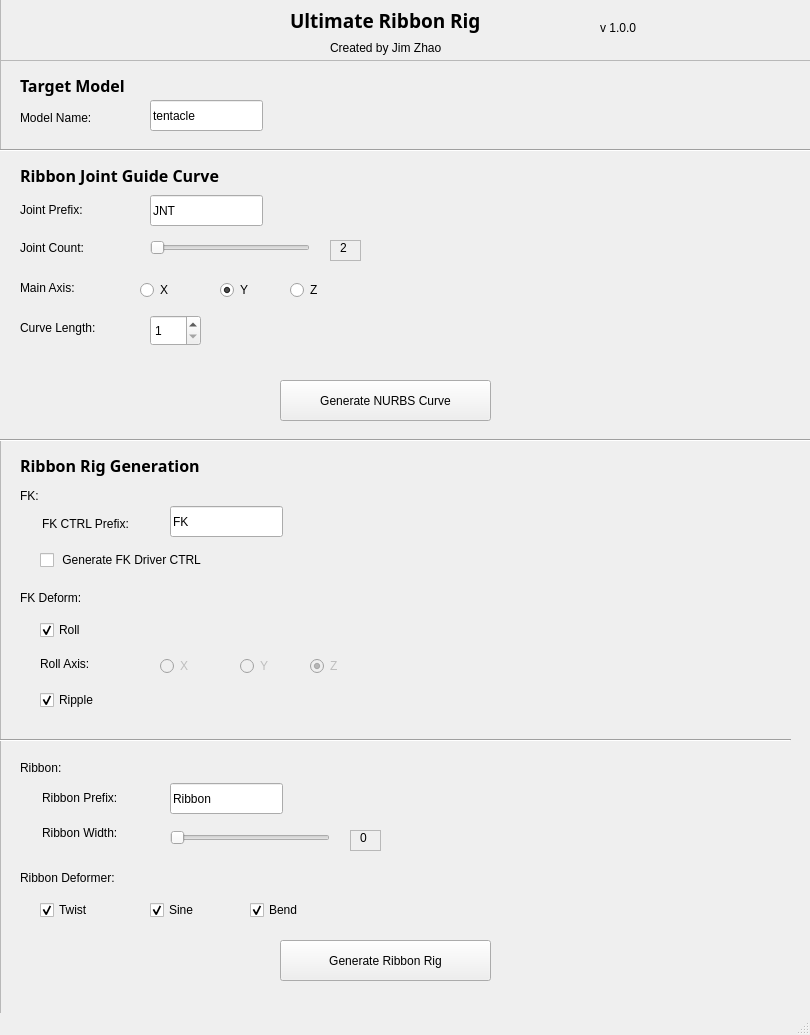
<?xml version="1.0" encoding="UTF-8"?>
<ui version="4.0">
 <class>MainWindow</class>
 <widget class="QMainWindow" name="MainWindow">
  <property name="geometry">
   <rect>
    <x>0</x>
    <y>0</y>
    <width>810</width>
    <height>1035</height>
   </rect>
  </property>
  <property name="windowTitle">
   <string>MainWindow</string>
  </property>
  <widget class="QWidget" name="centralwidget">
   <widget class="QRadioButton" name="RadioButton_MainAxisX">
    <property name="geometry">
     <rect>
      <x>140</x>
      <y>280</y>
      <width>92</width>
      <height>20</height>
     </rect>
    </property>
    <property name="text">
     <string>X</string>
    </property>
   </widget>
   <widget class="QRadioButton" name="RadioButton_MainAxisY">
    <property name="geometry">
     <rect>
      <x>220</x>
      <y>280</y>
      <width>92</width>
      <height>20</height>
     </rect>
    </property>
    <property name="text">
     <string>Y</string>
    </property>
    <property name="checked">
     <bool>true</bool>
    </property>
   </widget>
   <widget class="QRadioButton" name="RadioButton_MainAxisZ">
    <property name="geometry">
     <rect>
      <x>290</x>
      <y>280</y>
      <width>92</width>
      <height>20</height>
     </rect>
    </property>
    <property name="text">
     <string>Z</string>
    </property>
   </widget>
   <widget class="QLabel" name="label">
    <property name="geometry">
     <rect>
      <x>20</x>
      <y>280</y>
      <width>101</width>
      <height>16</height>
     </rect>
    </property>
    <property name="text">
     <string>Main Axis:</string>
    </property>
   </widget>
   <widget class="QFrame" name="FrameCurve">
    <property name="geometry">
     <rect>
      <x>-10</x>
      <y>150</y>
      <width>821</width>
      <height>291</height>
     </rect>
    </property>
    <property name="frameShape">
     <enum>QFrame::Shape::StyledPanel</enum>
    </property>
    <property name="frameShadow">
     <enum>QFrame::Shadow::Raised</enum>
    </property>
    <widget class="QSlider" name="Slider_JointCount">
     <property name="geometry">
      <rect>
       <x>160</x>
       <y>90</y>
       <width>160</width>
       <height>16</height>
      </rect>
     </property>
     <property name="minimum">
      <number>2</number>
     </property>
     <property name="maximum">
      <number>100</number>
     </property>
     <property name="value">
      <number>2</number>
     </property>
     <property name="orientation">
      <enum>Qt::Orientation::Horizontal</enum>
     </property>
     <property name="invertedAppearance">
      <bool>false</bool>
     </property>
     <property name="invertedControls">
      <bool>false</bool>
     </property>
    </widget>
    <widget class="QLabel" name="NumberLabel_JointCount">
     <property name="geometry">
      <rect>
       <x>350</x>
       <y>90</y>
       <width>49</width>
       <height>16</height>
      </rect>
     </property>
     <property name="text">
      <string>2</string>
     </property>
    </widget>
    <widget class="QFrame" name="Frame_JointCount">
     <property name="geometry">
      <rect>
       <x>340</x>
       <y>90</y>
       <width>31</width>
       <height>21</height>
      </rect>
     </property>
     <property name="frameShape">
      <enum>QFrame::Shape::StyledPanel</enum>
     </property>
     <property name="frameShadow">
      <enum>QFrame::Shadow::Raised</enum>
     </property>
    </widget>
    <widget class="QLabel" name="Label_JointCount">
     <property name="geometry">
      <rect>
       <x>30</x>
       <y>90</y>
       <width>101</width>
       <height>16</height>
      </rect>
     </property>
     <property name="text">
      <string>Joint Count:</string>
     </property>
    </widget>
    <widget class="QLabel" name="Title_Curve">
     <property name="geometry">
      <rect>
       <x>30</x>
       <y>10</y>
       <width>341</width>
       <height>31</height>
      </rect>
     </property>
     <property name="font">
      <font>
       <family>Sans Serif Collection</family>
       <pointsize>12</pointsize>
       <bold>true</bold>
      </font>
     </property>
     <property name="text">
      <string>Ribbon Joint Guide Curve</string>
     </property>
    </widget>
    <widget class="QPushButton" name="Button_Curve">
     <property name="geometry">
      <rect>
       <x>290</x>
       <y>230</y>
       <width>211</width>
       <height>41</height>
      </rect>
     </property>
     <property name="text">
      <string>Generate NURBS Curve</string>
     </property>
    </widget>
    <widget class="QLabel" name="Label_JointPrefix">
     <property name="geometry">
      <rect>
       <x>30</x>
       <y>52</y>
       <width>101</width>
       <height>16</height>
      </rect>
     </property>
     <property name="text">
      <string>Joint Prefix:</string>
     </property>
    </widget>
    <widget class="QLineEdit" name="LineEdit_JointPrefix">
     <property name="geometry">
      <rect>
       <x>160</x>
       <y>45</y>
       <width>113</width>
       <height>31</height>
      </rect>
     </property>
     <property name="text">
      <string>JNT</string>
     </property>
    </widget>
    <widget class="Line" name="line_5">
     <property name="geometry">
      <rect>
       <x>10</x>
       <y>280</y>
       <width>811</width>
       <height>20</height>
      </rect>
     </property>
     <property name="font">
      <font>
       <bold>true</bold>
      </font>
     </property>
     <property name="orientation">
      <enum>Qt::Orientation::Horizontal</enum>
     </property>
    </widget>
    <widget class="QLabel" name="label_2">
     <property name="geometry">
      <rect>
       <x>30</x>
       <y>170</y>
       <width>101</width>
       <height>16</height>
      </rect>
     </property>
     <property name="text">
      <string>Curve Length:</string>
     </property>
    </widget>
    <widget class="QSpinBox" name="Spinbox_CurveLength">
     <property name="geometry">
      <rect>
       <x>160</x>
       <y>165</y>
       <width>51</width>
       <height>31</height>
      </rect>
     </property>
     <property name="minimum">
      <number>1</number>
     </property>
     <property name="maximum">
      <number>1000</number>
     </property>
     <property name="value">
      <number>1</number>
     </property>
    </widget>
    <zorder>Frame_JointCount</zorder>
    <zorder>Slider_JointCount</zorder>
    <zorder>NumberLabel_JointCount</zorder>
    <zorder>Label_JointCount</zorder>
    <zorder>Title_Curve</zorder>
    <zorder>Button_Curve</zorder>
    <zorder>Label_JointPrefix</zorder>
    <zorder>LineEdit_JointPrefix</zorder>
    <zorder>line_5</zorder>
    <zorder>label_2</zorder>
    <zorder>Spinbox_CurveLength</zorder>
   </widget>
   <widget class="QFrame" name="Frame_Ribbon">
    <property name="geometry">
     <rect>
      <x>0</x>
      <y>440</y>
      <width>811</width>
      <height>591</height>
     </rect>
    </property>
    <property name="frameShape">
     <enum>QFrame::Shape::StyledPanel</enum>
    </property>
    <property name="frameShadow">
     <enum>QFrame::Shadow::Raised</enum>
    </property>
    <widget class="QPushButton" name="Button_RibbonRig">
     <property name="geometry">
      <rect>
       <x>280</x>
       <y>500</y>
       <width>211</width>
       <height>41</height>
      </rect>
     </property>
     <property name="text">
      <string>Generate Ribbon Rig</string>
     </property>
    </widget>
    <widget class="QLabel" name="Title_Ribbon">
     <property name="geometry">
      <rect>
       <x>20</x>
       <y>10</y>
       <width>341</width>
       <height>31</height>
      </rect>
     </property>
     <property name="font">
      <font>
       <family>Sans Serif Collection</family>
       <pointsize>12</pointsize>
       <bold>true</bold>
      </font>
     </property>
     <property name="text">
      <string>Ribbon Rig Generation</string>
     </property>
    </widget>
    <widget class="QLabel" name="SubTitle_FKDeform">
     <property name="geometry">
      <rect>
       <x>20</x>
       <y>150</y>
       <width>101</width>
       <height>16</height>
      </rect>
     </property>
     <property name="text">
      <string>FK Deform:</string>
     </property>
    </widget>
    <widget class="QCheckBox" name="CheckBox_Roll">
     <property name="geometry">
      <rect>
       <x>40</x>
       <y>180</y>
       <width>78</width>
       <height>20</height>
      </rect>
     </property>
     <property name="text">
      <string>Roll</string>
     </property>
     <property name="checked">
      <bool>true</bool>
     </property>
    </widget>
    <widget class="QRadioButton" name="RadioButton_RollX">
     <property name="enabled">
      <bool>false</bool>
     </property>
     <property name="geometry">
      <rect>
       <x>160</x>
       <y>216</y>
       <width>92</width>
       <height>20</height>
      </rect>
     </property>
     <property name="text">
      <string>X</string>
     </property>
    </widget>
    <widget class="QLabel" name="label_12">
     <property name="geometry">
      <rect>
       <x>40</x>
       <y>216</y>
       <width>101</width>
       <height>16</height>
      </rect>
     </property>
     <property name="text">
      <string>Roll Axis:</string>
     </property>
    </widget>
    <widget class="QRadioButton" name="RadioButton_RollY">
     <property name="enabled">
      <bool>false</bool>
     </property>
     <property name="geometry">
      <rect>
       <x>240</x>
       <y>216</y>
       <width>92</width>
       <height>20</height>
      </rect>
     </property>
     <property name="text">
      <string>Y</string>
     </property>
    </widget>
    <widget class="QCheckBox" name="CheckBox_Ripple">
     <property name="geometry">
      <rect>
       <x>40</x>
       <y>250</y>
       <width>78</width>
       <height>20</height>
      </rect>
     </property>
     <property name="text">
      <string>Ripple</string>
     </property>
     <property name="checked">
      <bool>true</bool>
     </property>
    </widget>
    <widget class="QLabel" name="label_13">
     <property name="geometry">
      <rect>
       <x>20</x>
       <y>430</y>
       <width>101</width>
       <height>16</height>
      </rect>
     </property>
     <property name="text">
      <string>Ribbon Deformer:</string>
     </property>
    </widget>
    <widget class="QCheckBox" name="CheckBox_Twist">
     <property name="geometry">
      <rect>
       <x>40</x>
       <y>460</y>
       <width>78</width>
       <height>20</height>
      </rect>
     </property>
     <property name="text">
      <string>Twist</string>
     </property>
     <property name="checked">
      <bool>true</bool>
     </property>
    </widget>
    <widget class="QCheckBox" name="CheckBox_Sine">
     <property name="geometry">
      <rect>
       <x>150</x>
       <y>460</y>
       <width>78</width>
       <height>20</height>
      </rect>
     </property>
     <property name="text">
      <string>Sine</string>
     </property>
     <property name="checked">
      <bool>true</bool>
     </property>
    </widget>
    <widget class="QCheckBox" name="CheckBox_Wire">
     <property name="geometry">
      <rect>
       <x>250</x>
       <y>460</y>
       <width>78</width>
       <height>20</height>
      </rect>
     </property>
     <property name="text">
      <string>Bend</string>
     </property>
     <property name="checked">
      <bool>true</bool>
     </property>
    </widget>
    <widget class="QLabel" name="label_16">
     <property name="geometry">
      <rect>
       <x>20</x>
       <y>48</y>
       <width>101</width>
       <height>16</height>
      </rect>
     </property>
     <property name="text">
      <string>FK:</string>
     </property>
    </widget>
    <widget class="Line" name="line">
     <property name="geometry">
      <rect>
       <x>-10</x>
       <y>290</y>
       <width>801</width>
       <height>20</height>
      </rect>
     </property>
     <property name="orientation">
      <enum>Qt::Orientation::Horizontal</enum>
     </property>
    </widget>
    <widget class="QLineEdit" name="LineEdit">
     <property name="geometry">
      <rect>
       <x>170</x>
       <y>66</y>
       <width>113</width>
       <height>31</height>
      </rect>
     </property>
     <property name="text">
      <string>FK</string>
     </property>
    </widget>
    <widget class="QLabel" name="label_17">
     <property name="geometry">
      <rect>
       <x>42</x>
       <y>76</y>
       <width>131</width>
       <height>16</height>
      </rect>
     </property>
     <property name="text">
      <string>FK CTRL Prefix:</string>
     </property>
    </widget>
    <widget class="QCheckBox" name="CheckBox_FKDriverCTRL">
     <property name="geometry">
      <rect>
       <x>40</x>
       <y>110</y>
       <width>251</width>
       <height>20</height>
      </rect>
     </property>
     <property name="text">
      <string> Generate FK Driver CTRL</string>
     </property>
    </widget>
    <widget class="QLabel" name="label_18">
     <property name="geometry">
      <rect>
       <x>20</x>
       <y>320</y>
       <width>101</width>
       <height>16</height>
      </rect>
     </property>
     <property name="text">
      <string>Ribbon:</string>
     </property>
    </widget>
    <widget class="QLabel" name="label_19">
     <property name="geometry">
      <rect>
       <x>42</x>
       <y>350</y>
       <width>131</width>
       <height>16</height>
      </rect>
     </property>
     <property name="text">
      <string>Ribbon Prefix:</string>
     </property>
    </widget>
    <widget class="QLineEdit" name="LineEdit_RibbonPrefix">
     <property name="geometry">
      <rect>
       <x>170</x>
       <y>343</y>
       <width>113</width>
       <height>31</height>
      </rect>
     </property>
     <property name="text">
      <string>Ribbon</string>
     </property>
    </widget>
    <widget class="QLabel" name="label_21">
     <property name="geometry">
      <rect>
       <x>42</x>
       <y>385</y>
       <width>131</width>
       <height>16</height>
      </rect>
     </property>
     <property name="text">
      <string>Ribbon Width:</string>
     </property>
    </widget>
    <widget class="QFrame" name="Frame_RibbonWidth">
     <property name="geometry">
      <rect>
       <x>350</x>
       <y>390</y>
       <width>31</width>
       <height>21</height>
      </rect>
     </property>
     <property name="frameShape">
      <enum>QFrame::Shape::StyledPanel</enum>
     </property>
     <property name="frameShadow">
      <enum>QFrame::Shadow::Raised</enum>
     </property>
     <widget class="QLabel" name="NumberLabel_RibbonWidth">
      <property name="geometry">
       <rect>
        <x>10</x>
        <y>0</y>
        <width>49</width>
        <height>16</height>
       </rect>
      </property>
      <property name="text">
       <string>0</string>
      </property>
     </widget>
    </widget>
    <widget class="QSlider" name="Slider_RibbonWidth">
     <property name="geometry">
      <rect>
       <x>170</x>
       <y>390</y>
       <width>160</width>
       <height>16</height>
      </rect>
     </property>
     <property name="maximum">
      <number>40</number>
     </property>
     <property name="value">
      <number>0</number>
     </property>
     <property name="orientation">
      <enum>Qt::Orientation::Horizontal</enum>
     </property>
     <property name="invertedAppearance">
      <bool>false</bool>
     </property>
     <property name="invertedControls">
      <bool>false</bool>
     </property>
    </widget>
    <widget class="QRadioButton" name="RadioButton_RollZ">
     <property name="enabled">
      <bool>false</bool>
     </property>
     <property name="geometry">
      <rect>
       <x>310</x>
       <y>216</y>
       <width>92</width>
       <height>20</height>
      </rect>
     </property>
     <property name="text">
      <string>Z</string>
     </property>
     <property name="checked">
      <bool>true</bool>
     </property>
    </widget>
   </widget>
   <widget class="QFrame" name="frame_4">
    <property name="geometry">
     <rect>
      <x>0</x>
      <y>60</y>
      <width>811</width>
      <height>91</height>
     </rect>
    </property>
    <property name="frameShape">
     <enum>QFrame::Shape::StyledPanel</enum>
    </property>
    <property name="frameShadow">
     <enum>QFrame::Shadow::Raised</enum>
    </property>
    <widget class="QLabel" name="label_14">
     <property name="geometry">
      <rect>
       <x>20</x>
       <y>10</y>
       <width>341</width>
       <height>31</height>
      </rect>
     </property>
     <property name="font">
      <font>
       <family>Sans Serif Collection</family>
       <pointsize>12</pointsize>
       <bold>true</bold>
      </font>
     </property>
     <property name="text">
      <string>Target Model</string>
     </property>
    </widget>
    <widget class="QLineEdit" name="LineEdit_ModelName">
     <property name="geometry">
      <rect>
       <x>150</x>
       <y>40</y>
       <width>113</width>
       <height>31</height>
      </rect>
     </property>
     <property name="text">
      <string>tentacle</string>
     </property>
    </widget>
    <widget class="QLabel" name="label_15">
     <property name="geometry">
      <rect>
       <x>20</x>
       <y>50</y>
       <width>131</width>
       <height>16</height>
      </rect>
     </property>
     <property name="text">
      <string>Model Name:</string>
     </property>
    </widget>
    <widget class="Line" name="line_2">
     <property name="geometry">
      <rect>
       <x>0</x>
       <y>80</y>
       <width>811</width>
       <height>20</height>
      </rect>
     </property>
     <property name="font">
      <font>
       <bold>true</bold>
      </font>
     </property>
     <property name="orientation">
      <enum>Qt::Orientation::Horizontal</enum>
     </property>
    </widget>
   </widget>
   <widget class="QFrame" name="frame_6">
    <property name="geometry">
     <rect>
      <x>0</x>
      <y>-40</y>
      <width>811</width>
      <height>101</height>
     </rect>
    </property>
    <property name="frameShape">
     <enum>QFrame::Shape::StyledPanel</enum>
    </property>
    <property name="frameShadow">
     <enum>QFrame::Shadow::Raised</enum>
    </property>
    <widget class="QLabel" name="label_6">
     <property name="geometry">
      <rect>
       <x>290</x>
       <y>40</y>
       <width>351</width>
       <height>41</height>
      </rect>
     </property>
     <property name="font">
      <font>
       <family>Sans Serif Collection</family>
       <pointsize>14</pointsize>
       <bold>true</bold>
      </font>
     </property>
     <property name="text">
      <string>Ultimate Ribbon Rig</string>
     </property>
    </widget>
    <widget class="QLabel" name="label_7">
     <property name="geometry">
      <rect>
       <x>600</x>
       <y>60</y>
       <width>49</width>
       <height>16</height>
      </rect>
     </property>
     <property name="text">
      <string>v 1.0.0</string>
     </property>
    </widget>
    <widget class="QLabel" name="label_8">
     <property name="geometry">
      <rect>
       <x>330</x>
       <y>80</y>
       <width>161</width>
       <height>16</height>
      </rect>
     </property>
     <property name="font">
      <font>
       <bold>false</bold>
      </font>
     </property>
     <property name="text">
      <string>Created by Jim Zhao</string>
     </property>
    </widget>
    <widget class="Line" name="line_4">
     <property name="geometry">
      <rect>
       <x>0</x>
       <y>100</y>
       <width>811</width>
       <height>20</height>
      </rect>
     </property>
     <property name="font">
      <font>
       <bold>true</bold>
      </font>
     </property>
     <property name="orientation">
      <enum>Qt::Orientation::Horizontal</enum>
     </property>
    </widget>
   </widget>
   <zorder>Frame_Ribbon</zorder>
   <zorder>FrameCurve</zorder>
   <zorder>RadioButton_MainAxisX</zorder>
   <zorder>RadioButton_MainAxisY</zorder>
   <zorder>RadioButton_MainAxisZ</zorder>
   <zorder>label</zorder>
   <zorder>frame_4</zorder>
   <zorder>frame_6</zorder>
  </widget>
  <widget class="QMenuBar" name="menubar">
   <property name="geometry">
    <rect>
     <x>0</x>
     <y>0</y>
     <width>810</width>
     <height>17</height>
    </rect>
   </property>
  </widget>
  <widget class="QStatusBar" name="statusbar"/>
 </widget>
 <resources/>
 <connections>
  <connection>
   <sender>Slider_JointCount</sender>
   <signal>sliderMoved(int)</signal>
   <receiver>NumberLabel_JointCount</receiver>
   <slot>setNum(int)</slot>
   <hints>
    <hint type="sourcelabel">
     <x>229</x>
     <y>120</y>
    </hint>
    <hint type="destinationlabel">
     <x>364</x>
     <y>120</y>
    </hint>
   </hints>
  </connection>
  <connection>
   <sender>CheckBox_Roll</sender>
   <signal>toggled(bool)</signal>
   <receiver>RadioButton_RollZ</receiver>
   <slot>setEnabled(bool)</slot>
   <hints>
    <hint type="sourcelabel">
     <x>78</x>
     <y>504</y>
    </hint>
    <hint type="destinationlabel">
     <x>395</x>
     <y>702</y>
    </hint>
   </hints>
  </connection>
  <connection>
   <sender>CheckBox_Roll</sender>
   <signal>toggled(bool)</signal>
   <receiver>RadioButton_RollX</receiver>
   <slot>setEnabled(bool)</slot>
   <hints>
    <hint type="sourcelabel">
     <x>78</x>
     <y>504</y>
    </hint>
    <hint type="destinationlabel">
     <x>205</x>
     <y>532</y>
    </hint>
   </hints>
  </connection>
  <connection>
   <sender>CheckBox_Roll</sender>
   <signal>toggled(bool)</signal>
   <receiver>RadioButton_RollY</receiver>
   <slot>setEnabled(bool)</slot>
   <hints>
    <hint type="sourcelabel">
     <x>78</x>
     <y>504</y>
    </hint>
    <hint type="destinationlabel">
     <x>285</x>
     <y>532</y>
    </hint>
   </hints>
  </connection>
  <connection>
   <sender>Slider_RibbonWidth</sender>
   <signal>sliderMoved(int)</signal>
   <receiver>NumberLabel_RibbonWidth</receiver>
   <slot>setNum(int)</slot>
   <hints>
    <hint type="sourcelabel">
     <x>239</x>
     <y>730</y>
    </hint>
    <hint type="destinationlabel">
     <x>374</x>
     <y>730</y>
    </hint>
   </hints>
  </connection>
 </connections>
</ui>
